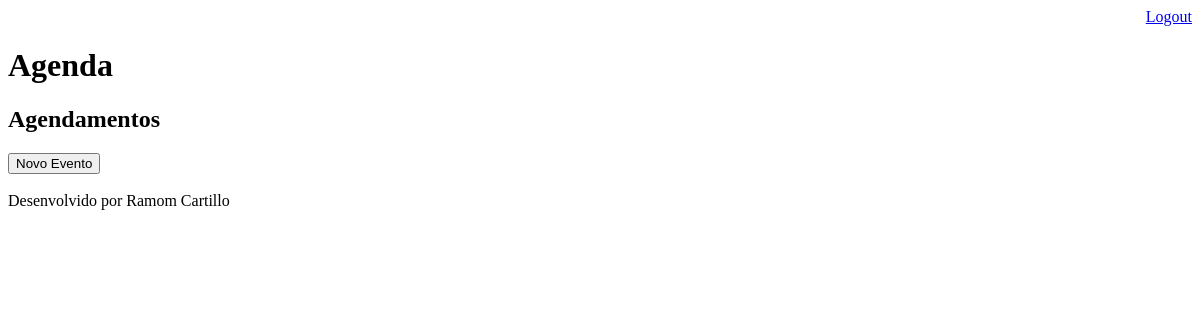
/agenda/ (signed in), run on an earlier commit of the app's database.
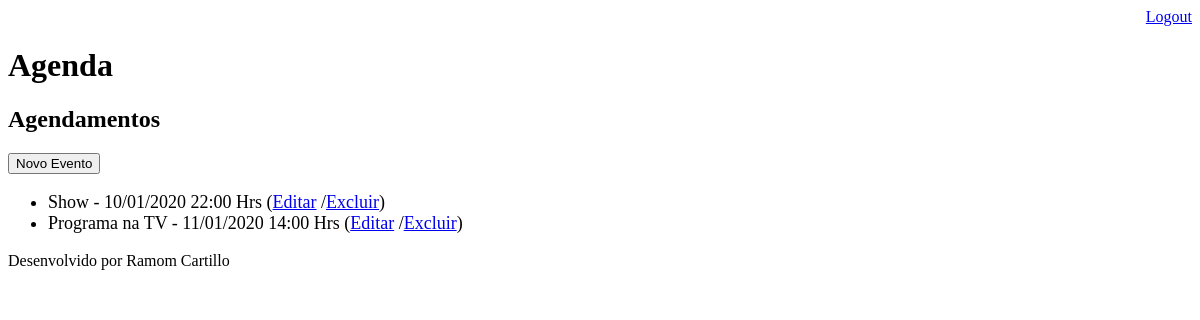
And on a later commit of the database.
### core/models.py (models this page shows, shortened)
class Evento(models.Model):
    titulo = models.CharField(max_length=100)
    descricao = models.TextField(null=True)
    data_evento = models.DateTimeField(verbose_name='Data do Evento')
    data_criacao = models.DateTimeField(auto_now=True)
    usuario = models.ForeignKey(User, on_delete=models.CASCADE)
    class Meta:
        db_table = 'evento'
    def get_data_evento(self):
        return self.data_evento.strftime('%d/%m/%Y %H:%M Hrs')
    def get_evento_atrasado(self):
        if self.data_evento < datetime.now():
            return True
        else:
            return False

### core/views.py (the view)
# urls.py: path('agenda/', views.lista_eventos),
@login_required(login_url='/login/')
def lista_eventos(request):
    usuario = request.user
    data_atual = datetime.now() - timedelta(hours=1)
    evento = Evento.objects.filter(usuario=usuario,
                                   data_evento__gt=data_atual)
    dados = {'eventos':evento}
    return render(request, 'agenda.html', dados)

### template/agenda.html (shortened to what this page needs)
{% extends "model-page.html" %}
{% block content %}
    <h2>Agendamentos</h2>
    <a href="evento/">
        <button type="button">Novo Evento</button>
    </a>
    <ul style="font-size: 18px">
    {% for evento in eventos %}
        <li>
            <div style=>
            {{evento.titulo}} - {{evento.get_data_evento}}
            (<a href="evento/?id={{ evento.id }}">Editar</a>
            /<a href="evento/delete/{{ evento.id }}">Excluir</a>)
            </div>
        </li>
    {% endfor %}
    </ul>
{% endblock %}

### template/model-page.html
<!DOCTYPE html>
<html lang="en">
<head>
    {% include "model-header.html" %}
</head>
<body>
    {% block content %} {% endblock %}
    {% include "model-footer.html" %}
</body>
</html>

### template/model-header.html (shortened to what this page needs)
<div align="right">
    <a href="/logout">Logout</a>
</div>
<h1>Agenda</h1>

### template/model-footer.html
<p>Desenvolvido por Ramom Cartillo</p>

What changed in the data, as far as the page shows it:
added Evento: titulo "Show", get_data_evento "10/01/2020 22:00 Hrs"
added Evento: titulo "Programa na TV", get_data_evento "11/01/2020 14:00 Hrs"
